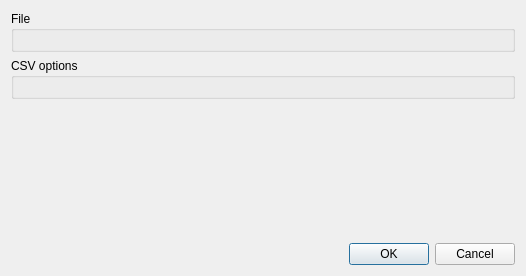
<?xml version="1.0" encoding="UTF-8"?>
<ui version="4.0">
 <class>mdtCsvFileGeneratorSettingsDialog</class>
 <widget class="QDialog" name="mdtCsvFileGeneratorSettingsDialog">
  <property name="geometry">
   <rect>
    <x>0</x>
    <y>0</y>
    <width>526</width>
    <height>276</height>
   </rect>
  </property>
  <property name="windowTitle">
   <string>CSV file export options</string>
  </property>
  <layout class="QVBoxLayout" name="verticalLayout_2">
   <item>
    <widget class="QGroupBox" name="gbFileSettings">
     <property name="title">
      <string>File</string>
     </property>
     <layout class="QVBoxLayout" name="verticalLayout_3">
      <item>
       <widget class="mdtCsvFileGeneratorFileSettingsWidget" name="wFileSettings" native="true"/>
      </item>
     </layout>
    </widget>
   </item>
   <item>
    <widget class="QGroupBox" name="gbCsvSettings">
     <property name="title">
      <string>CSV options</string>
     </property>
     <layout class="QVBoxLayout" name="verticalLayout">
      <item>
       <widget class="mdtCsvGeneratorSettingsWidget" name="wCsvSettings" native="true"/>
      </item>
     </layout>
    </widget>
   </item>
   <item>
    <spacer name="verticalSpacer">
     <property name="orientation">
      <enum>Qt::Vertical</enum>
     </property>
     <property name="sizeHint" stdset="0">
      <size>
       <width>20</width>
       <height>40</height>
      </size>
     </property>
    </spacer>
   </item>
   <item>
    <widget class="QDialogButtonBox" name="buttonBox">
     <property name="orientation">
      <enum>Qt::Horizontal</enum>
     </property>
     <property name="standardButtons">
      <set>QDialogButtonBox::Cancel|QDialogButtonBox::Ok</set>
     </property>
    </widget>
   </item>
  </layout>
 </widget>
 <customwidgets>
  <customwidget>
   <class>mdtCsvGeneratorSettingsWidget</class>
   <extends>QWidget</extends>
   <header>mdtCsvGeneratorSettingsWidget.h</header>
   <container>1</container>
  </customwidget>
  <customwidget>
   <class>mdtCsvFileGeneratorFileSettingsWidget</class>
   <extends>QWidget</extends>
   <header>mdtCsvFileGeneratorFileSettingsWidget.h</header>
   <container>1</container>
  </customwidget>
 </customwidgets>
 <resources/>
 <connections>
  <connection>
   <sender>buttonBox</sender>
   <signal>accepted()</signal>
   <receiver>mdtCsvFileGeneratorSettingsDialog</receiver>
   <slot>accept()</slot>
   <hints>
    <hint type="sourcelabel">
     <x>248</x>
     <y>254</y>
    </hint>
    <hint type="destinationlabel">
     <x>157</x>
     <y>274</y>
    </hint>
   </hints>
  </connection>
  <connection>
   <sender>buttonBox</sender>
   <signal>rejected()</signal>
   <receiver>mdtCsvFileGeneratorSettingsDialog</receiver>
   <slot>reject()</slot>
   <hints>
    <hint type="sourcelabel">
     <x>316</x>
     <y>260</y>
    </hint>
    <hint type="destinationlabel">
     <x>286</x>
     <y>274</y>
    </hint>
   </hints>
  </connection>
 </connections>
</ui>
